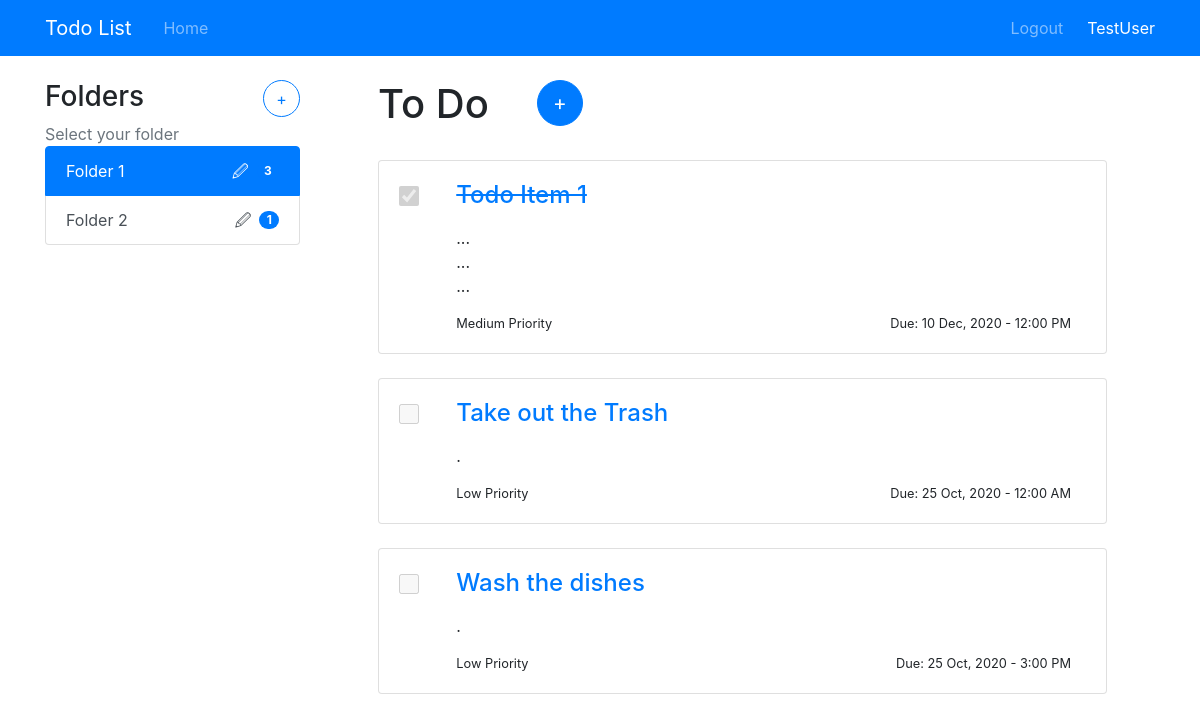
The app's page /10/ (signed in) with its own data.
### todo/models.py (models this page shows, shortened)
class Folder(models.Model):
    name = models.CharField(max_length=200)
    user = models.ForeignKey(User, on_delete=models.CASCADE)
    def no_of_entries(self):
        return self.entry_set.count()

class Entry(models.Model):
    name = models.CharField(max_length=200)
    description = models.TextField()
    date_created = models.DateTimeField(default=timezone.now)
    due_date = models.DateTimeField()
    priority = models.PositiveIntegerField(default=1, choices=PRIORITY_CHOICES)
    completed = models.BooleanField(default=False)
    folder = models.ForeignKey(Folder, on_delete=models.CASCADE)

### todo/views.py (the view)
# urls.py: path('<int:folder_id>/', views.folder, name='folder'),
@login_required
def folder(request, folder_id):
    try:
        folder = Folder.objects.get(pk=folder_id)
        if folder.user != request.user:
            return home(request)
    except Folder.DoesNotExist:
        return home(request)
    context = {
        "folders": request.user.folder_set.all(),
        "current_folder": folder
    }
    return render(request, "todo/home.html", context)

### todo/templates/todo/home.html
{% extends "todo/base.html" %}
{% block content %}
    <div class="row">
        <div class="col-md-3">
            <div class="content-section">
                <div class="row">
                    <div class="col-12 d-flex">
                        <h3>Folders</h3>
                        <a class="btn btn-outline-primary rounded-circle ml-auto" href="{% url 'todo:create_folder' %}" style="width: 37px; height: 37px">
                            <span style="font-size:1rem;"> + </span>
                        </a>
                    </div>
                </div>
                <div class='text-muted '>Select your folder
                </div>
                <div class="list-group ">
                    {% for folder in folders %}
                        <span
                        class="list-group-item list-group-item-action d-flex align-items-center {% if folder == current_folder %}active{% endif %}">
                            <a href="{% url 'todo:folder' folder.id %}" {% if folder == current_folder %}style="color:#fff;"{% else %}style="color:#495057;"{% endif %}>
                                {{ folder.name }}
                            </a>
                            <a class="ml-auto mr-2" href="{% url 'todo:update_folder' folder.id %}" {% if folder == current_folder %}style="color:#fff;"{% else %}style="color:#495057;"{% endif %}> 🖉 </a>
                            <span class="badge badge-primary badge-pill">{{ folder.no_of_entries }}</span>
                        </span>
                    {% endfor %}
                </div>
            </div>
        </div>
        <div class="col-md-9">
            <div class="row">
                <div class="col-12 d-flex ml-5 mb-4">
                    <h1>To Do</h1>
                    <a class="btn btn-primary rounded-circle ml-5" href="{% url 'todo:new_entry' %}" style="width: 46px; height: 46px">
                        <span style="font-size:1.3rem;"> + </span>
                    </a>
                </div>
            </div>
            {% for entry in current_folder.entry_set.all %}
            <div class="card mx-5 mb-4">
                <div class="card-body">
                    <div class="container">
                        <div class="row">
                            <div class="col-1 form-check">
                                <input class="form-check-input position-static" style="width: 20px; height: 20px;" type="checkbox"
                                {% if entry.completed %} checked="checked" {% endif %} disabled >
                            </div>
                            <div class="col pl-0">
                                <h4 class="card-title"><a href="{% url 'todo:update_entry' entry.id %}">
                                    {% if entry.completed %} <del> {% endif %}
                                        {{ entry.name }}
                                    {% if entry.completed %} </del> {% endif %}
                                </a></h4>
                                <p class="card-text">{{ entry.description|linebreaks }}</p>
                                <small class="card-text float-left">{{ entry.get_priority_display }}</small>
                                <small class="card-text float-right">Due: {{ entry.due_date|date:"d M, Y - g:i A" }}</small>
                            </div>
                        </div>
                    </div>
                </div>
            </div>
            {% endfor %}
        </div>
    </div>
{% endblock content %}

### todo/templates/todo/base.html (shortened to what this page needs)
<!DOCTYPE html>
<html lang="en">
    <head>
        <link rel="stylesheet" href="https://cdn.jsdelivr.net/npm/bootstrap@4.5.3/dist/css/bootstrap.min.css">
    </head>
    <body style="margin-top:5rem">
        <header class="site-header">
            <nav class="navbar navbar-expand-md navbar-dark bg-primary fixed-top">
                <div class="container">
                    <a class="navbar-brand mr-4" href="{% url 'todo:home' %}">Todo List</a>
                    <div class="collapse navbar-collapse" id="navbarToggle">
                        <div class="navbar-nav mr-auto">
                            <a class="nav-item nav-link" href="{% url 'todo:home' %}">Home</a>
                        </div>
                        <div class="navbar-nav">
                            {% if user.is_authenticated %}
                                <a class="nav-item nav-link" href="{% url 'logout' %}">Logout</a>
                                <span class="navbar-text text-white ml-3">{{ user }}</span>
                            {% else %}
                                <a class="nav-item nav-link" href="{% url 'login' %}">Login</a>
                                <a class="nav-item nav-link" href="{% url 'register' %}">Register</a>
                            {% endif %}
                        </div>
                    </div>
                </div>
            </nav>
        </header>
        <main role="main" class="container mt-10">
            {% block content %}{% endblock %}
        </main>
</body>
</html>

### records on screen
Folder: name "Folder 1", no_of_entries "3"
Folder: name "Folder 2", no_of_entries "1"
Entry: completed "☑", name "Todo Item 1", description "... ... ...", priority "Medium Priority", due_date "10 Dec, 2020 - 12:00 PM"
Entry: name "Take out the Trash", description ".", priority "Low Priority", due_date "25 Oct, 2020 - 12:00 AM"
Entry: name "Wash the dishes", description ".", priority "Low Priority", due_date "25 Oct, 2020 - 3:00 PM"

### other values on screen
{{ user }} "TestUser"
